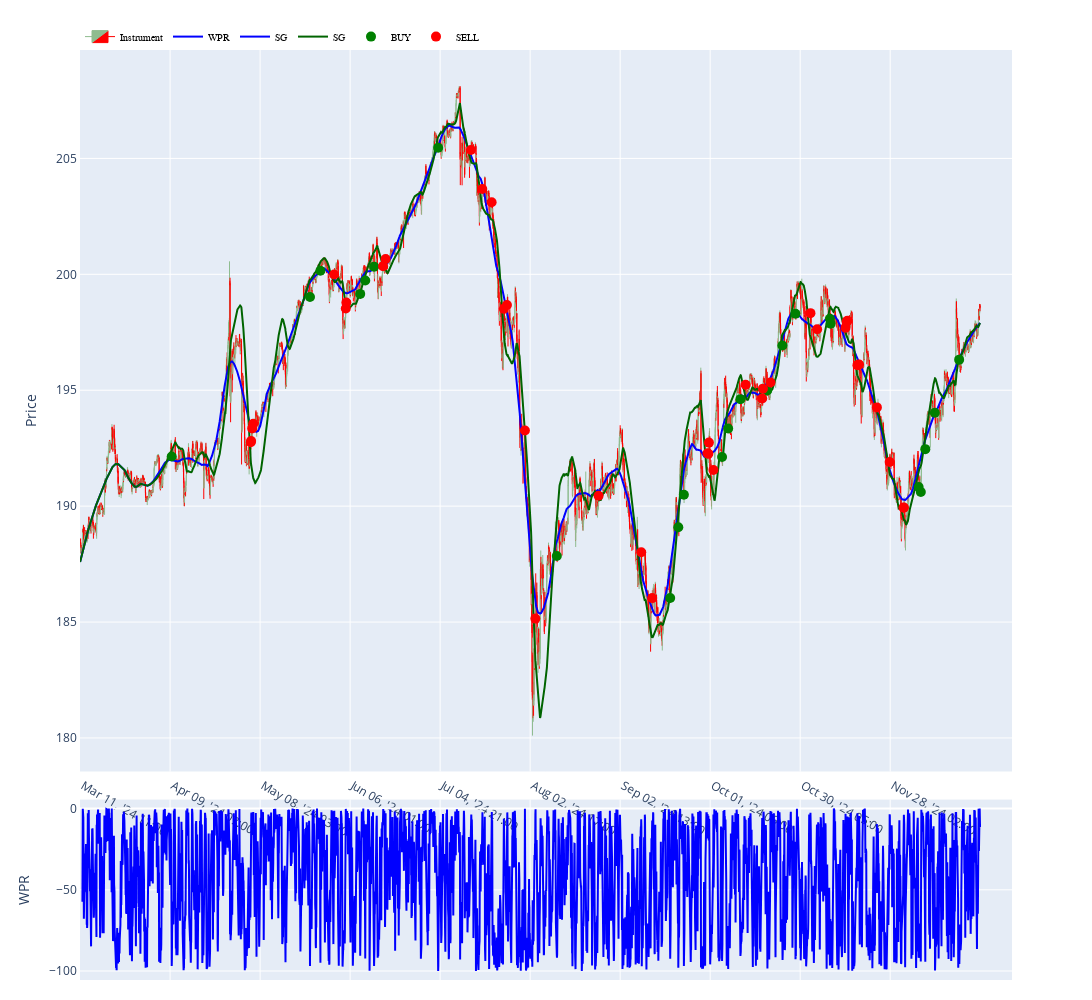

Notebook code for this chart:
### Code cell
gz = Galgoz()
indicators=gz.indicators(WPR(bt.data), SG(bt.data))
fig = gz.plot_candles(bt.data, indicators=indicators, show=False)
fig.add_trace(go.Scatter(x=bt.data.time_str, y=bt.data.SG, mode="lines", name="SG", line=dict(color="darkgreen")))
# Plot BUY (1) and SELL (-1) using the signal column and plot a red marker for SELL and green marker for BUY. Place the marker at the low/high of the candle.
fig.add_trace(go.Scatter(x=bt.data.time_str[bt.data.signals == 1], y=bt.data.mid_l[bt.data.signals == 1], mode="markers", name="BUY", marker=dict(color="green", size=10)))
fig.add_trace(go.Scatter(x=bt.data.time_str[bt.data.signals == -1], y=bt.data.mid_h[bt.data.signals == -1], mode="markers", name="SELL", marker=dict(color="red", size=10)))

### Figure 1 — Plotly figure (JSON) as saved in the notebook; plotly's stock layout.template omitted (floating-point values rounded to 4 significant figures; data arrays with more than 128 entries replaced by an {"elided": "..."} marker saying what was removed)
{"data": [{"close": {"elided": "5000 float values"}, "decreasing": {"fillcolor": "red", "line": {"color": "red"}}, "high": {"elided": "5000 float values"}, "hoverinfo": "y+x", "increasing": {"fillcolor": "darkseagreen", "line": {"color": "darkseagreen"}}, "line": {"width": 1}, "low": {"elided": "5000 float values"}, "name": "Instrument", "opacity": 1, "open": {"elided": "5000 float values"}, "showlegend": true, "type": "candlestick", "x": {"elided": "5000 str values"}, "xaxis": "x", "yaxis": "y"}, {"hoverinfo": "y+x", "line": {"color": "blue", "width": 2}, "marker": {"color": "blue", "size": 5, "symbol": "circle"}, "mode": "lines", "name": "WPR", "type": "scatter", "x": {"elided": "5000 str values"}, "xaxis": "x", "y": {"elided": "5000 float values"}, "yaxis": "y2"}, {"hoverinfo": "y+x", "line": {"color": "blue", "width": 2}, "marker": {"color": "blue", "size": 5, "symbol": "circle"}, "mode": "lines", "name": "SG", "type": "scatter", "x": {"elided": "5000 str values"}, "xaxis": "x", "y": {"elided": "5000 float values"}, "yaxis": "y"}, {"line": {"color": "darkgreen"}, "mode": "lines", "name": "SG", "type": "scatter", "x": {"elided": "5000 str values"}, "y": {"elided": "5000 float values"}}, {"marker": {"color": "green", "size": 10}, "mode": "markers", "name": "BUY", "type": "scatter", "x": [" Apr 09, '24 16:00", " May 23, '24 18:00", " May 28, '24 04:00", " Jun 10, '24 09:00", " Jun 11, '24 13:00", " Jun 13, '24 14:00", " Jul 04, '24 10:00", " Aug 12, '24 21:00", " Sep 18, '24 03:00", " Sep 20, '24 00:00", " Sep 23, '24 07:00", " Oct 04, '24 03:00", " Oct 07, '24 13:00", " Oct 10, '24 09:00", " Oct 18, '24 14:00", " Oct 24, '24 02:00", " Oct 29, '24 03:00", " Nov 08, '24 03:00", " Nov 08, '24 07:00", " Dec 06, '24 16:00", " Dec 09, '24 04:00", " Dec 10, '24 05:00", " Dec 12, '24 10:00", " Dec 20, '24 01:00"], "y": [192.1, 199.0, 200.2, 199.2, 199.7, 200.3, 205.5, 187.8, 186.0, 189.1, 190.5, 192.1, 193.3, 194.6, 195.0, 196.9, 198.3, 198.1, 197.9, 190.8, 190.6, 192.5, 194.0, 196.3]}, {"marker": {"color": "red", "size": 10}, "mode": "markers", "name": "SELL", "type": "scatter", "x": [" May 05, '24 23:00", " May 06, '24 01:00", " May 06, '24 07:00", " May 06, '24 13:00", " May 31, '24 08:00", " Jun 05, '24 01:00", " Jun 05, '24 04:00", " Jun 17, '24 16:00", " Jun 18, '24 06:00", " Jul 16, '24 00:00", " Jul 18, '24 15:00", " Jul 22, '24 19:00", " Jul 25, '24 15:00", " Jul 26, '24 08:00", " Aug 01, '24 12:00", " Aug 05, '24 22:00", " Aug 26, '24 13:00", " Sep 09, '24 10:00", " Sep 11, '24 23:00", " Sep 30, '24 18:00", " Sep 30, '24 23:00", " Oct 01, '24 02:00", " Oct 02, '24 03:00", " Oct 11, '24 14:00", " Oct 17, '24 10:00", " Oct 17, '24 14:00", " Oct 21, '24 08:00", " Nov 01, '24 14:00", " Nov 05, '24 04:00", " Nov 13, '24 18:00", " Nov 14, '24 00:00", " Nov 14, '24 04:00", " Nov 18, '24 12:00", " Nov 18, '24 18:00", " Nov 18, '24 21:00", " Nov 25, '24 00:00", " Nov 27, '24 23:00", " Dec 03, '24 04:00", " Dec 03, '24 06:00"], "y": [192.8, 192.8, 193.4, 193.6, 200.0, 198.5, 198.8, 200.4, 200.7, 205.4, 203.7, 203.1, 198.5, 198.7, 193.3, 185.1, 190.4, 188.0, 186.0, 192.3, 192.3, 192.7, 191.6, 195.2, 194.6, 195.1, 195.3, 198.3, 197.6, 197.7, 197.9, 198.0, 196.1, 196.1, 196.1, 194.3, 191.9, 189.9, 189.9]}], "layout": {"height": 1000, "hoverlabel": {"bgcolor": "rgba(255,255,255,0.5)"}, "hovermode": "x unified", "legend": {"bgcolor": "rgba(255,255,255,0)", "font": {"color": "black", "family": "sans-serif", "size": 10}, "orientation": "h", "traceorder": "normal", "x": 0, "y": 1.03}, "margin": {"b": 20, "t": 50}, "width": 2000, "xaxis": {"anchor": "y", "domain": [0, 1], "matches": "x", "rangeslider": {"visible": false}, "showline": true, "showspikes": true, "spikecolor": "green", "spikemode": "across", "spikesnap": "cursor", "tickvals": [" Mar 11, '24 11:00", " Apr 09, '24 07:00", " May 08, '24 03:00", " Jun 06, '24 01:00", " Jul 04, '24 21:00", " Aug 02, '24 17:00", " Sep 02, '24 13:00", " Oct 01, '24 09:00", " Oct 30, '24 05:00", " Nov 28, '24 02:00"]}, "xaxis2": {"anchor": "y2", "domain": [0, 1], "matches": "x", "showline": true, "showspikes": true, "showticklabels": false, "spikecolor": "green", "spikemode": "across", "spikesnap": "cursor", "tickvals": [" Mar 11, '24 11:00", " Apr 09, '24 07:00", " May 08, '24 03:00", " Jun 06, '24 01:00", " Jul 04, '24 21:00", " Aug 02, '24 17:00", " Sep 02, '24 13:00", " Oct 01, '24 09:00", " Oct 30, '24 05:00", " Nov 28, '24 02:00"]}, "yaxis": {"anchor": "x", "domain": [0.224, 1], "showline": true, "showspikes": true, "showticklabels": true, "spikecolor": "green", "spikemode": "across", "spikesnap": "cursor", "title": {"text": "Price"}}, "yaxis2": {"anchor": "x2", "domain": [0, 0.194], "showline": true, "showspikes": true, "showticklabels": true, "spikecolor": "green", "spikemode": "across", "spikesnap": "cursor", "title": {"text": "WPR"}}}}
